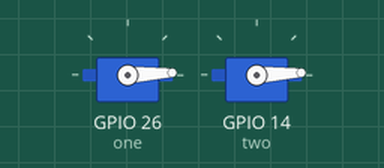
This sketch was run on a simulated ESP32. Parts: 2 × servo.

Above: at 0.05 s.
At 1.3 s:
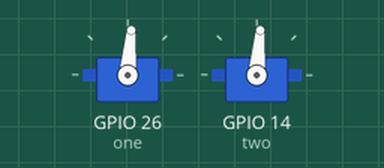
At 2.6 s:
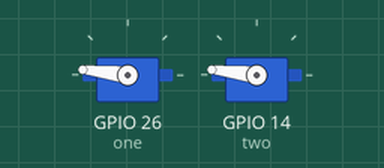
At 5.2 s:
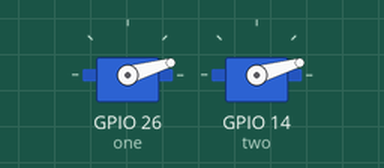
Timing chart, 0 to 7.1 s (numbered marks = the images above):
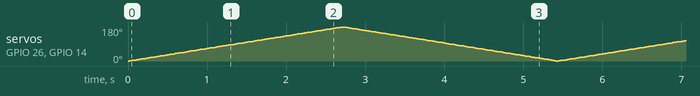

The sketch:

P3_Servo_test.ino
```cpp
#include <ESP32Servo.h>

Servo one;  // create servo object to control a servo
Servo two;
// 16 servo objects can be created on the ESP32

int pos = 0;    // variable to store the servo position
// Recommended PWM GPIO pins on the ESP32 include 2,4,12-19,21-23,25-27,32-33
int servoPin1 = 26;

void setup() {
  // Allow allocation of all timers
  ESP32PWM::allocateTimer(0);
  ESP32PWM::allocateTimer(1);
  one.setPeriodHertz(50);    // standard 50 hz servo
  one.attach(26, 500, 2400); // attaches the servo on pin 18 to the servo object
  // using default min/max of 1000us and 2000us
  // different servos may require different min/max settings
  // for an accurate 0 to 180 sweep
  two.setPeriodHertz(50);    // standard 50 hz servo
  two.attach(14, 500, 2400);
}

void loop() {
  for (pos = 0; pos <= 180; pos += 1) { // goes from 0 degrees to 180 degrees
    // in steps of 1 degree
    one.write(pos);              // tell servo to go to position in variable 'pos'
    two.write(pos);
    delay(15);                       // waits 15ms for the servo to reach the position
  }
  for (pos = 180; pos >= 0; pos -= 1) { // goes from 180 degrees to 0 degrees
    one.write(pos);              // tell servo to go to position in variable 'pos'
    two.write(pos);              // tell servo to go to position in variable 'pos'
    delay(15);                       // waits 15ms for the servo to reach the position
  }
}
```
